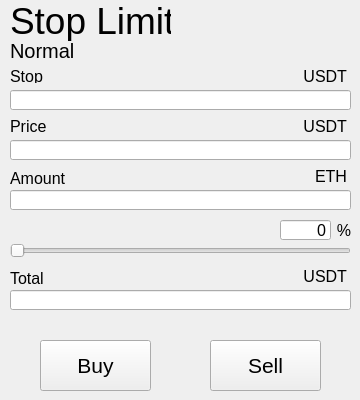
    <widget class="QWidget" name="tab_3">
     <attribute name="title">
      <string>Stop limit</string>
     </attribute>
     <widget class="QLabel" name="label_28">
      <property name="geometry">
       <rect>
        <x>10</x>
        <y>120</y>
        <width>47</width>
        <height>13</height>
       </rect>
      </property>
      <property name="font">
       <font>
        <pointsize>12</pointsize>
       </font>
      </property>
      <property name="text">
       <string>Price</string>
      </property>
     </widget>
     <widget class="QLabel" name="labelPercent_3">
      <property name="geometry">
       <rect>
        <x>330</x>
        <y>220</y>
        <width>21</width>
        <height>20</height>
       </rect>
      </property>
      <property name="font">
       <font>
        <pointsize>12</pointsize>
       </font>
      </property>
      <property name="text">
       <string>%</string>
      </property>
      <property name="alignment">
       <set>Qt::AlignRight|Qt::AlignTrailing|Qt::AlignVCenter</set>
      </property>
     </widget>
     <widget class="QLineEdit" name="lineEditStopLimitTotal">
      <property name="geometry">
       <rect>
        <x>10</x>
        <y>290</y>
        <width>341</width>
        <height>20</height>
       </rect>
      </property>
      <property name="font">
       <font>
        <pointsize>10</pointsize>
       </font>
      </property>
     </widget>
     <widget class="QLabel" name="label_29">
      <property name="geometry">
       <rect>
        <x>10</x>
        <y>270</y>
        <width>61</width>
        <height>16</height>
       </rect>
      </property>
      <property name="font">
       <font>
        <pointsize>12</pointsize>
       </font>
      </property>
      <property name="text">
       <string>Total</string>
      </property>
     </widget>
     <widget class="QLineEdit" name="lineEditStopLimitSlider">
      <property name="geometry">
       <rect>
        <x>280</x>
        <y>220</y>
        <width>51</width>
        <height>20</height>
       </rect>
      </property>
      <property name="font">
       <font>
        <pointsize>12</pointsize>
       </font>
      </property>
      <property name="text">
       <string>0</string>
      </property>
      <property name="alignment">
       <set>Qt::AlignRight|Qt::AlignTrailing|Qt::AlignVCenter</set>
      </property>
     </widget>
     <widget class="QLabel" name="labelStopLimitPriceSymbol">
      <property name="geometry">
       <rect>
        <x>300</x>
        <y>120</y>
        <width>47</width>
        <height>13</height>
       </rect>
      </property>
      <property name="font">
       <font>
        <pointsize>12</pointsize>
       </font>
      </property>
      <property name="text">
       <string>USDT</string>
      </property>
      <property name="alignment">
       <set>Qt::AlignRight|Qt::AlignTrailing|Qt::AlignVCenter</set>
      </property>
     </widget>
     <widget class="QLabel" name="labelStopLimitAmountSymbol">
      <property name="geometry">
       <rect>
        <x>300</x>
        <y>170</y>
        <width>47</width>
        <height>13</height>
       </rect>
      </property>
      <property name="font">
       <font>
        <pointsize>12</pointsize>
       </font>
      </property>
      <property name="text">
       <string>ETH</string>
      </property>
      <property name="alignment">
       <set>Qt::AlignRight|Qt::AlignTrailing|Qt::AlignVCenter</set>
      </property>
     </widget>
     <widget class="QLabel" name="labelStopLimitTotalSymbol">
      <property name="geometry">
       <rect>
        <x>300</x>
        <y>270</y>
        <width>47</width>
        <height>13</height>
       </rect>
      </property>
      <property name="font">
       <font>
        <pointsize>12</pointsize>
       </font>
      </property>
      <property name="text">
       <string>USDT</string>
      </property>
      <property name="alignment">
       <set>Qt::AlignRight|Qt::AlignTrailing|Qt::AlignVCenter</set>
      </property>
     </widget>
     <widget class="QPushButton" name="buttonStopLimitBuy">
      <property name="geometry">
       <rect>
        <x>40</x>
        <y>340</y>
        <width>111</width>
        <height>51</height>
       </rect>
      </property>
      <property name="font">
       <font>
        <pointsize>16</pointsize>
       </font>
      </property>
      <property name="text">
       <string>Buy</string>
      </property>
     </widget>
     <widget class="QLabel" name="label_33">
      <property name="geometry">
       <rect>
        <x>10</x>
        <y>0</y>
        <width>161</width>
        <height>41</height>
       </rect>
      </property>
      <property name="font">
       <font>
        <pointsize>28</pointsize>
       </font>
      </property>
      <property name="text">
       <string>Stop Limit</string>
      </property>
     </widget>
     <widget class="QLineEdit" name="lineEditStopLimitPrice">
      <property name="geometry">
       <rect>
        <x>10</x>
        <y>140</y>
        <width>341</width>
        <height>20</height>
       </rect>
      </property>
      <property name="font">
       <font>
        <pointsize>10</pointsize>
       </font>
      </property>
     </widget>
     <widget class="QSlider" name="horizontalSliderStopLimit">
      <property name="geometry">
       <rect>
        <x>10</x>
        <y>240</y>
        <width>341</width>
        <height>22</height>
       </rect>
      </property>
      <property name="maximum">
       <number>100</number>
      </property>
      <property name="orientation">
       <enum>Qt::Horizontal</enum>
      </property>
     </widget>
     <widget class="QLabel" name="LabelModeStopLimit">
      <property name="geometry">
       <rect>
        <x>10</x>
        <y>30</y>
        <width>71</width>
        <height>41</height>
       </rect>
      </property>
      <property name="font">
       <font>
        <pointsize>15</pointsize>
       </font>
      </property>
      <property name="text">
       <string>Normal</string>
      </property>
     </widget>
     <widget class="QLabel" name="label_35">
      <property name="geometry">
       <rect>
        <x>10</x>
        <y>170</y>
        <width>61</width>
        <height>16</height>
       </rect>
      </property>
      <property name="font">
       <font>
        <pointsize>12</pointsize>
       </font>
      </property>
      <property name="text">
       <string>Amount</string>
      </property>
     </widget>
     <widget class="QPushButton" name="buttonStopLimitSell">
      <property name="geometry">
       <rect>
        <x>210</x>
        <y>340</y>
        <width>111</width>
        <height>51</height>
       </rect>
      </property>
      <property name="font">
       <font>
        <pointsize>16</pointsize>
       </font>
      </property>
      <property name="text">
       <string>Sell</string>
      </property>
     </widget>
     <widget class="QLineEdit" name="lineEditStopLimitAmount">
      <property name="geometry">
       <rect>
        <x>10</x>
        <y>190</y>
        <width>341</width>
        <height>20</height>
       </rect>
      </property>
      <property name="font">
       <font>
        <pointsize>10</pointsize>
       </font>
      </property>
     </widget>
     <widget class="QLineEdit" name="lineEditStopLimitStop">
      <property name="geometry">
       <rect>
        <x>10</x>
        <y>90</y>
        <width>341</width>
        <height>20</height>
       </rect>
      </property>
      <property name="font">
       <font>
        <pointsize>10</pointsize>
       </font>
      </property>
     </widget>
     <widget class="QLabel" name="labelStopLimitStopSymbol">
      <property name="geometry">
       <rect>
        <x>300</x>
        <y>70</y>
        <width>47</width>
        <height>13</height>
       </rect>
      </property>
      <property name="font">
       <font>
        <pointsize>12</pointsize>
       </font>
      </property>
      <property name="text">
       <string>USDT</string>
      </property>
      <property name="alignment">
       <set>Qt::AlignRight|Qt::AlignTrailing|Qt::AlignVCenter</set>
      </property>
     </widget>
     <widget class="QLabel" name="label_49">
      <property name="geometry">
       <rect>
        <x>10</x>
        <y>70</y>
        <width>47</width>
        <height>13</height>
       </rect>
      </property>
      <property name="font">
       <font>
        <pointsize>12</pointsize>
       </font>
      </property>
      <property name="text">
       <string>Stop</string>
      </property>
     </widget>
    </widget>
